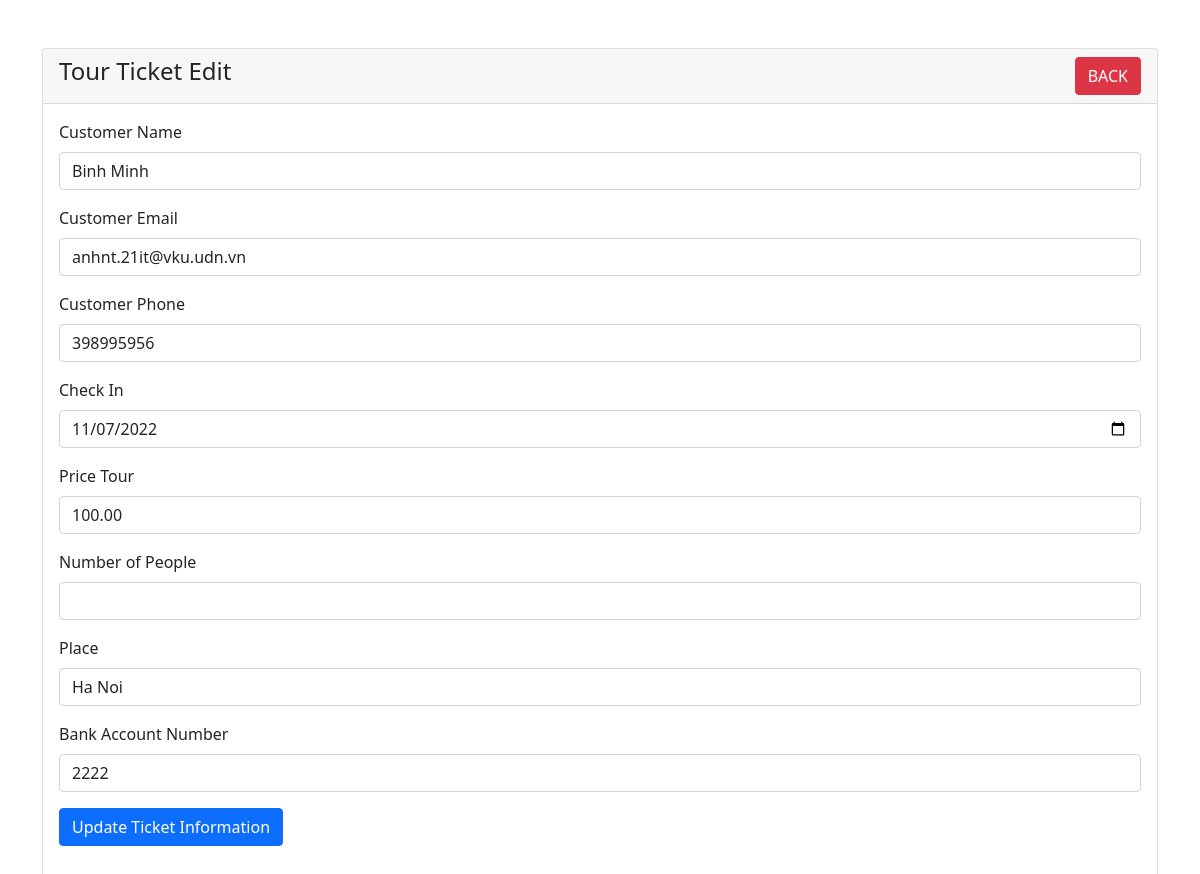
The app's page /assets/pages/tour-ticket_edit.php?id=3 with its own data.
### tables this page shows
CREATE TABLE `booking_form` (
  `id` int(11) NOT NULL,
  `name` varchar(50) NOT NULL,
  `email` varchar(50) NOT NULL,
  `phone` int(50) NOT NULL,
  `check_in` date NOT NULL,
  `price_total` varchar(50) NOT NULL,
  `people` varchar(50) NOT NULL,
  `place` varchar(50) NOT NULL,
  `num_acc` int(50) NOT NULL,
  `created_at` timestamp NOT NULL DEFAULT current_timestamp()
);

### assets/pages/tour-ticket_edit.php (the view, shortened to what this page needs)
<?php
require 'db_config.php';
?>
<!doctype html>
<html lang="en">
  <head>
    <link href="https://cdn.jsdelivr.net/npm/bootstrap@5.1.3/dist/css/bootstrap.min.css" rel="stylesheet">
</head>
<body>
    <div class="container mt-5">
        <div class="row">
            <div class="col-md-12">
                <div class="card">
                    <div class="card-header">
                        <h4>Tour Ticket Edit
                            <a href="admin_tour.php" class="btn btn-danger float-end">BACK</a>
                        </h4>
                    </div>
                    <div class="card-body">
                        <?php
                        if(isset($_GET['id']))
                        {
                            $ticket_id = mysqli_real_escape_string($conn, $_GET['id']);
                            $query = "SELECT * FROM booking_form WHERE id='$ticket_id' ";
                            $query_run = mysqli_query($conn, $query);
                            if(mysqli_num_rows($query_run) > 0)
                            {
                                $ticket = mysqli_fetch_array($query_run);
                                ?>
                                <form action="tour-ticket_db.php" method="POST">
                                    <div class="mb-3">
                                        <label class="form-label">Customer Name</label>
                                        <input type="text" name="name" value="<?=$ticket['name'];?>" class="form-control" required>
                                    </div>
                                    <div class="mb-3">
                                        <label class="form-label">Customer Email</label>
                                        <input type="email" name="email" value="<?=$ticket['email'];?>" class="form-control" required>
                                    </div>
                                    <div class="mb-3">
                                        <label class="form-label">Customer Phone</label>
                                        <input type="tel" pattern="[0-9]{10}" name="phone" value="<?=$ticket['phone'];?>" class="form-control" required>
                                    </div>
                                    <div class="mb-3">
                                        <label class="form-label">Check In</label>
                                        <input type="date" name="check_in" value="<?=$ticket['check_in'];?>" class="form-control" required>
                                    </div>
                                    <div class="mb-3">
                                        <label class="form-label">Price Tour</label>
                                        <input type="number" name="price_total" value="<?=$ticket['price_total'];?>" class="form-control" required>
                                    </div>
                                    <div class="mb-3">
                                        <label class="form-label">Number of People</label>
                                        <input type="number" name="people" value="<?=$ticket['people'];?>" class="form-control" required>
                                    </div>
                                    <div class="mb-3">
                                        <label class="form-label">Place</label>
                                        <?php
                                                include("db_config.php");
                                                $query ="SELECT tour FROM tour_destination ORDER BY id ASC";
                                                $result = $conn->query($query);
                                                if($result->num_rows> 0){
                                                $options= mysqli_fetch_all($result, MYSQLI_ASSOC);
                                            }
                                         ?>
                                        <select class="form-control" name="place" value="<?=$ticket['place'];?>" required>
                                            <?php
                                                foreach ($options as $option) {
                                            ?>
                                            <option><?php echo $option['tour']; ?> </option>
                                            <?php
                                                }
                                            ?>
                                        </select>
                                    </div>
                                    <div class="mb-3">
                                        <label class="form-label">Bank Account Number</label>
                                        <input type="number" name="num_acc" value="<?=$ticket['num_acc'];?>" class="form-control" required>
                                    </div>
                                    <div class="mb-3">
                                        <button type="submit" name="update_ticket" class="btn btn-primary">
                                            Update Ticket Information
                                        </button>
                                    </div>
                                </form>
                                <?php
                            }
                            else
                            {
                                echo "<h4>No Such Id Found</h4>";
                            }
                        }
                        ?>
                    </div>
                </div>
            </div>
        </div>
    </div>
</body>
</html>

### records on screen
booking_form: name "Binh Minh", email "anhnt.21it@vku.udn.vn", phone "398995956", check_in "11/07/2022", price_total "100.00", num_acc "2222"

### other values on screen
form field place "Ha Noi"
